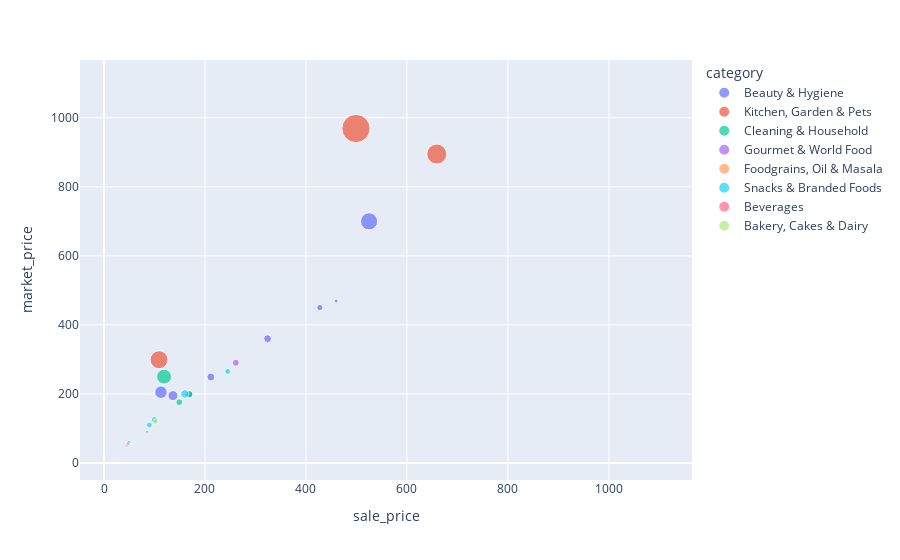

The notebook cell saved with this chart:
### Code cell
px.scatter(df.head(50),y='market_price',x='sale_price',color='category',size='discount')

### Figure 1 — Plotly figure (JSON) as saved in the notebook; plotly's stock layout.template omitted (floating-point values rounded to 4 significant figures)
{"data": [{"hovertemplate": "category=Beauty & Hygiene<br>sale_price=%{x}<br>market_price=%{y}<br>discount=%{marker.size}<extra></extra>", "legendgroup": "Beauty & Hygiene", "marker": {"color": "#636efa", "size": [0, 0, 0, 0, 0, 0, 36, 175, 29.85, 37.35, 58.5, 92.25, 22.5, 0, 9.38], "sizemode": "area", "sizeref": 1.175, "symbol": "circle"}, "mode": "markers", "name": "Beauty & Hygiene", "orientation": "v", "showlegend": true, "type": "scatter", "x": [220, 162, 58, 250, 1098, 110, 324, 525, 169.2, 211.7, 136.5, 112.8, 427.5, 360, 459.6], "xaxis": "x", "y": [220, 162, 58, 250, 1098, 110, 360, 700, 199, 249, 195, 205, 450, 360, 469], "yaxis": "y"}, {"hovertemplate": "category=Kitchen, Garden & Pets<br>sale_price=%{x}<br>market_price=%{y}<br>discount=%{marker.size}<extra></extra>", "legendgroup": "Kitchen, Garden & Pets", "marker": {"color": "#EF553B", "size": [0, 0, 236, 470, 190], "sizemode": "area", "sizeref": 1.175, "symbol": "circle"}, "mode": "markers", "name": "Kitchen, Garden & Pets", "orientation": "v", "showlegend": true, "type": "scatter", "x": [180, 195, 659, 499, 109], "xaxis": "x", "y": [180, 195, 895, 969, 299], "yaxis": "y"}, {"hovertemplate": "category=Cleaning & Household<br>sale_price=%{x}<br>market_price=%{y}<br>discount=%{marker.size}<extra></extra>", "legendgroup": "Cleaning & Household", "marker": {"color": "#00cc96", "size": [131, 27, 30, 0, 0, 0, 10, 0], "sizemode": "area", "sizeref": 1.175, "symbol": "circle"}, "mode": "markers", "name": "Cleaning & Household", "orientation": "v", "showlegend": true, "type": "scatter", "x": [119, 149, 169, 20, 350, 200, 49, 799], "xaxis": "x", "y": [250, 176, 199, 20, 350, 200, 59, 799], "yaxis": "y"}, {"hovertemplate": "category=Gourmet & World Food<br>sale_price=%{x}<br>market_price=%{y}<br>discount=%{marker.size}<extra></extra>", "legendgroup": "Gourmet & World Food", "marker": {"color": "#ab63fa", "size": [29, 0, 0, 0, 4.86, 5, 0, 0, 0, 0], "sizemode": "area", "sizeref": 1.175, "symbol": "circle"}, "mode": "markers", "name": "Gourmet & World Food", "orientation": "v", "showlegend": true, "type": "scatter", "x": [261, 600, 180, 120, 85.14, 45, 75, 275, 179, 245], "xaxis": "x", "y": [290, 600, 180, 120, 90, 50, 75, 275, 179, 245], "yaxis": "y"}, {"hovertemplate": "category=Foodgrains, Oil & Masala<br>sale_price=%{x}<br>market_price=%{y}<br>discount=%{marker.size}<extra></extra>", "legendgroup": "Foodgrains, Oil & Masala", "marker": {"color": "#FFA15A", "size": [0, 1.1, 22, 8.25, 0], "sizemode": "area", "sizeref": 1.175, "symbol": "circle"}, "mode": "markers", "name": "Foodgrains, Oil & Masala", "orientation": "v", "showlegend": true, "type": "scatter", "x": [120, 53.9, 98, 46.75, 250], "xaxis": "x", "y": [120, 55, 120, 55, 250], "yaxis": "y"}, {"hovertemplate": "category=Snacks & Branded Foods<br>sale_price=%{x}<br>market_price=%{y}<br>discount=%{marker.size}<extra></extra>", "legendgroup": "Snacks & Branded Foods", "marker": {"color": "#19d3f3", "size": [20, 20, 40, 25], "sizemode": "area", "sizeref": 1.175, "symbol": "circle"}, "mode": "markers", "name": "Snacks & Branded Foods", "orientation": "v", "showlegend": true, "type": "scatter", "x": [245, 90, 160, 100], "xaxis": "x", "y": [265, 110, 200, 125], "yaxis": "y"}, {"hovertemplate": "category=Beverages<br>sale_price=%{x}<br>market_price=%{y}<br>discount=%{marker.size}<extra></extra>", "legendgroup": "Beverages", "marker": {"color": "#FF6692", "size": [1, 0], "sizemode": "area", "sizeref": 1.175, "symbol": "circle"}, "mode": "markers", "name": "Beverages", "orientation": "v", "showlegend": true, "type": "scatter", "x": [19, 225], "xaxis": "x", "y": [20, 225], "yaxis": "y"}, {"hovertemplate": "category=Bakery, Cakes & Dairy<br>sale_price=%{x}<br>market_price=%{y}<br>discount=%{marker.size}<extra></extra>", "legendgroup": "Bakery, Cakes & Dairy", "marker": {"color": "#B6E880", "size": [18], "sizemode": "area", "sizeref": 1.175, "symbol": "circle"}, "mode": "markers", "name": "Bakery, Cakes & Dairy", "orientation": "v", "showlegend": true, "type": "scatter", "x": [102], "xaxis": "x", "y": [120], "yaxis": "y"}], "layout": {"autosize": true, "legend": {"itemsizing": "constant", "title": {"text": "category"}, "tracegroupgap": 0}, "margin": {"t": 60}, "xaxis": {"anchor": "y", "autorange": true, "domain": [0, 1], "range": [-46.62, 1164.0], "title": {"text": "sale_price"}, "type": "linear"}, "yaxis": {"anchor": "x", "autorange": true, "domain": [0, 1], "range": [-58.6, 1177.0], "title": {"text": "market_price"}, "type": "linear"}}}
